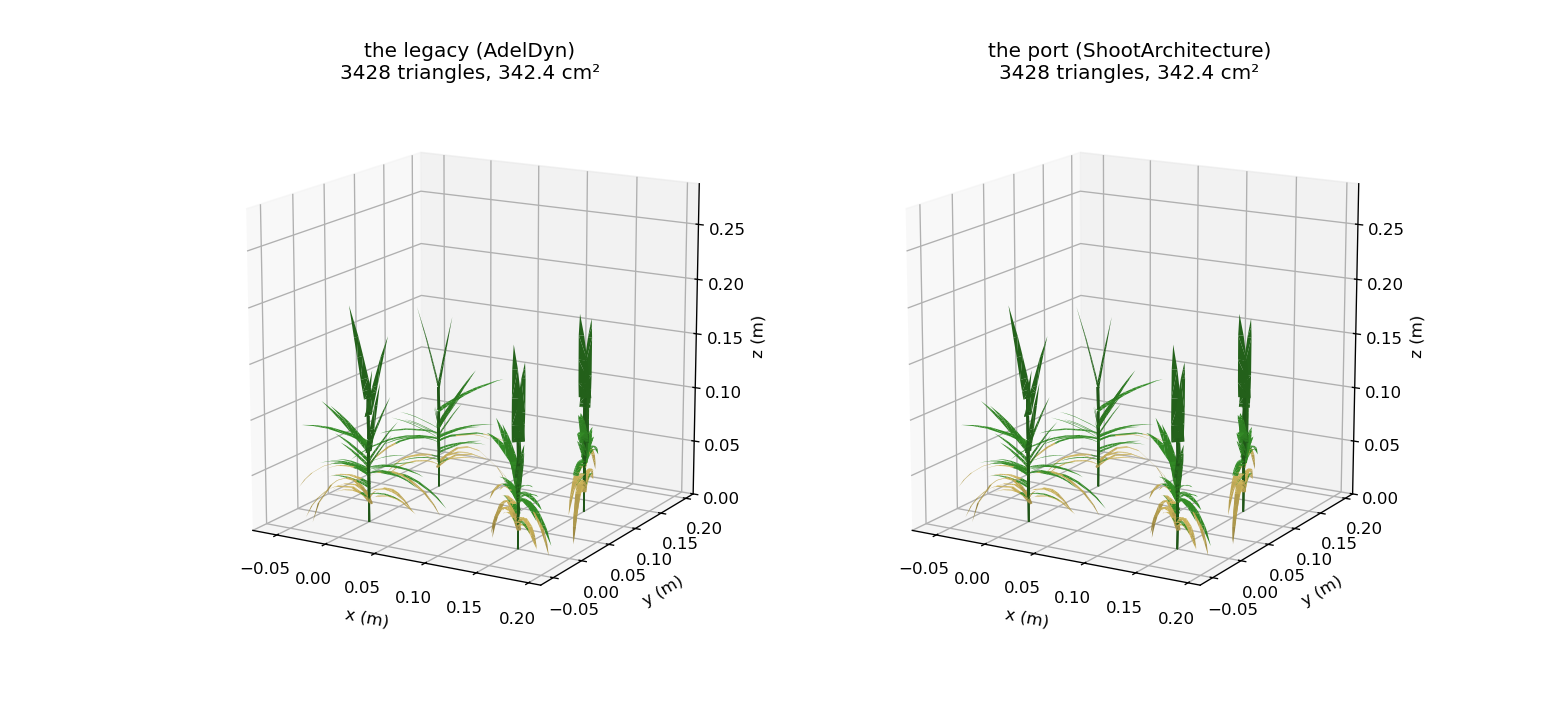

This figure's Python source:
"""
The legacy's canopy (AdelDyn) and ShootArchitecture's, side by side: four plants grown on the harness' scenario (their
positions, azimuths and delays differ), drawn at the end. The legacy's triangles are drawn as its turtle placed them
(legacy_run.turtle_placement: update_geometry's second placement and T1 offset undone, T1 moved to the coleoptile's
top as the port starts it), where test_population finds them equal to the port's.

    python example/comparison/side_by_side.py [n_steps]      (side_by_side.png in the working directory)
"""
import sys

import matplotlib.pyplot as plt
import numpy as np

from openalea.adel.comparison.legacy_run import StandPlant, legacy_canopy, legacy_run
from openalea.adel.comparison.port_run import coleoptile_top, port_run
from openalea.adel.display import state_colors
from openalea.metafspm.coupling.geometry import Triangles
from openalea.metafspm.display import draw

PLANTS = [StandPlant(0., 0., 0., 0.), StandPlant(15., 0., 40., 30.), StandPlant(0., 12., 130., 60.),
          StandPlant(15., 12., 250., 15.)]

if __name__ == "__main__":
    n_steps = int(sys.argv[1]) if len(sys.argv) > 1 else 90
    options = dict(n_steps=n_steps, leaves="echap", n_sect=2, plants=PLANTS, record_every=n_steps)
    legacy = legacy_run(**options)
    port = port_run(**options)
    legacy_vertices, legacy_green = legacy_canopy(legacy.steps[-1], PLANTS,
                                                  [coleoptile_top(record) for record in port.steps[-1]])
    data_structure = port.scene.populations[0].data_structure
    port_triangles = port.scene.populations[0].instance.architecture.triangles()

    figure = plt.figure(figsize=(13, 6))
    for k, (title, vertices, colors) in enumerate((
            ("the legacy (AdelDyn)", legacy_vertices, state_colors(legacy_green)),
            ("the port (ShootArchitecture)", port_triangles.vertices,
             state_colors(np.asarray(data_structure.get("is_green")))[port_triangles.owner]))):
        axes = figure.add_subplot(1, 2, k + 1, projection="3d")
        draw(axes, vertices, triangle_colors=colors)
        area = Triangles(vertices, np.zeros(len(vertices))).areas().sum()
        axes.set_title(f"{title}\n{len(vertices)} triangles, {area * 1e4:.1f} cm²")
        print(f"{title}: {len(vertices)} triangles, their area {area * 1e4:.6f} cm²")
    figure.savefig("side_by_side.png", dpi=120)
